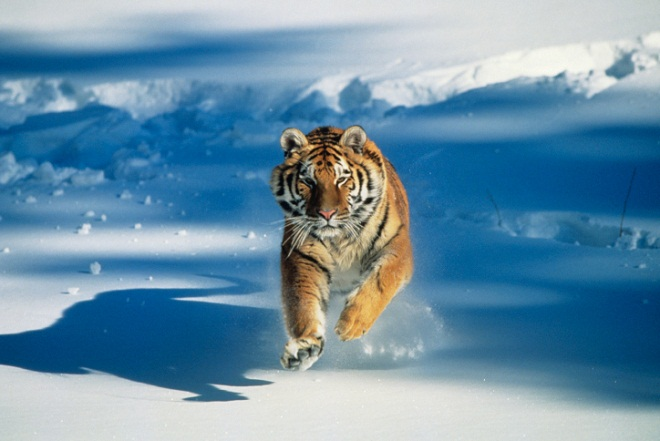
#> input picture test.jpg, 660 x 441 px
$ python ocv_basic_operations.py
#> lines starting #> are read from the running program, lines starting #| are printed output that depends on the picture
import numpy as np
import cv2


# read/load image using open cv
# imread() - takes two params 'image_path' and 'image reading way' i.e - Color (-1), Grayscale(0),
# Unchanged(1)

# imshow(window_name, image) - displays the image in a window

# load image in color (-1) default
color_img = cv2.imread('test.jpg')
#> color_img is the input picture: shape (441, 660, 3); mean B, G, R 168.3, 145.2, 106.5
cv2.imshow('color_image', color_img)

# load a grayscale image (0)
gray_img = cv2.imread('test.jpg', 0)
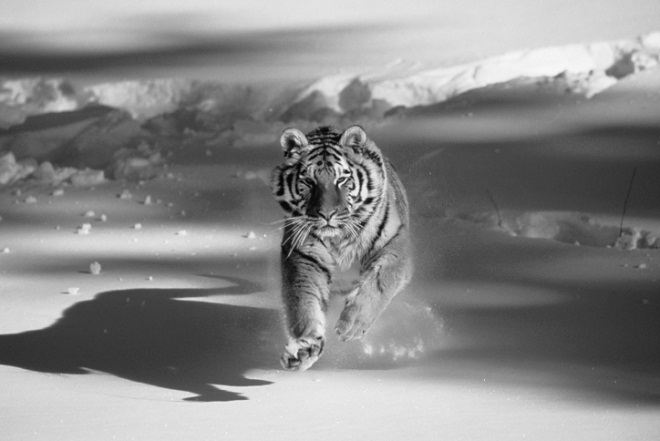
#> gray_img: shape (441, 660); min 3, max 249, mean 136.3
cv2.imshow('gray_image', gray_img)

# load with alpha channel image (1)
un_img = cv2.imread('test.jpg', 1)
cv2.imshow('un_image', un_img)

# waitkey(time) - waits for keyboard event for given time in milliseconds, 0 is waiting forever
cv2.waitKey(0)

# destroyAllWindows() - closes all open windows
cv2.destroyAllWindows()
